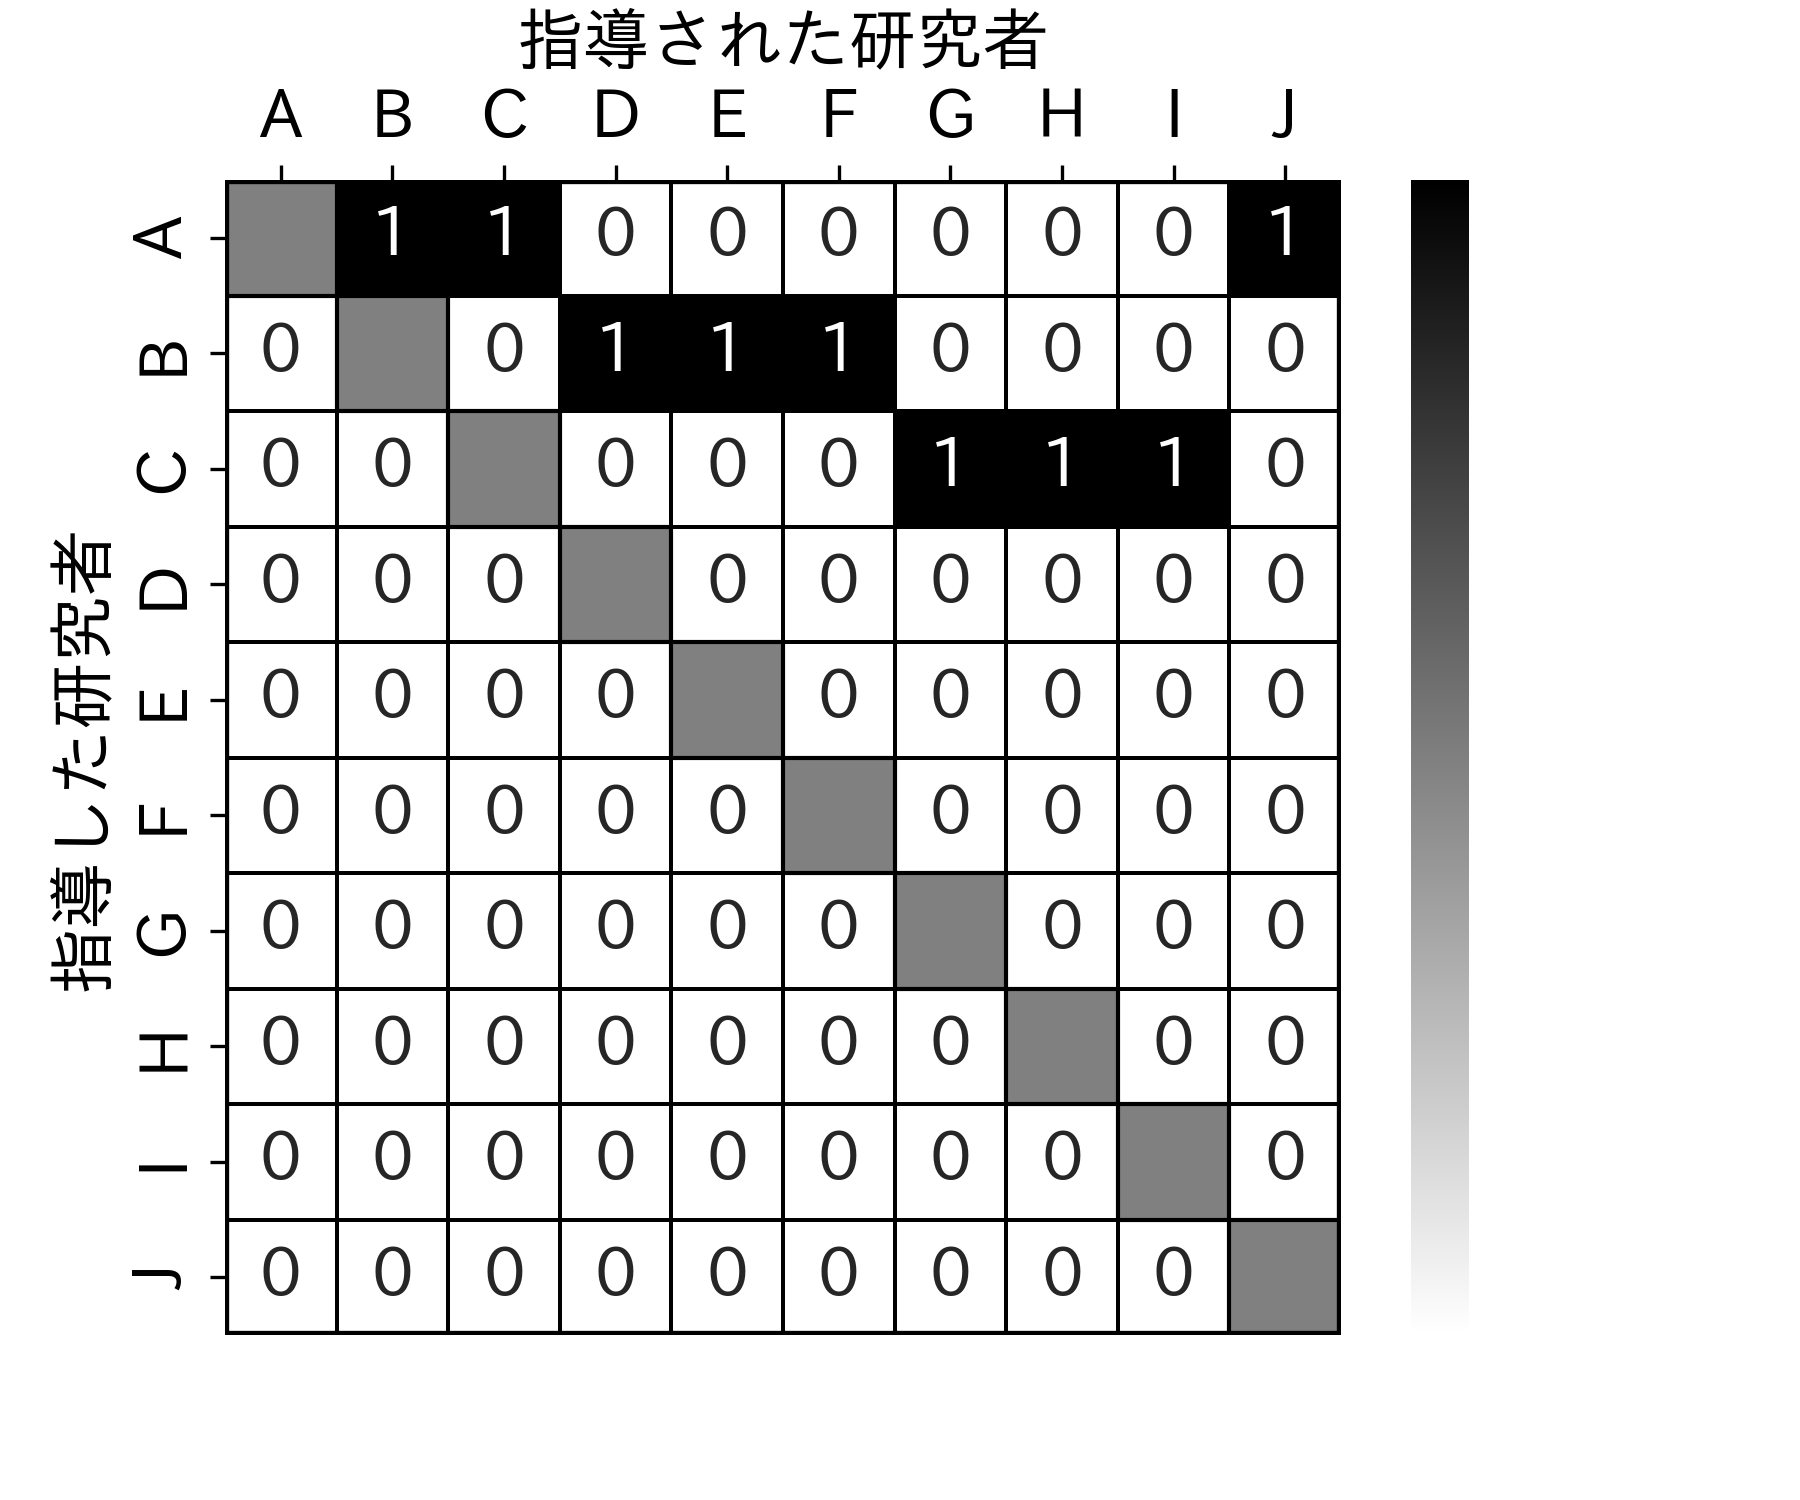

Source code (Python):
import matplotlib.pyplot as plt  # グラフ描画のためのMatplotlib
import seaborn as sns  # グラフ作成のためのSeaborn
import numpy as np  # 数値演算のためのNumPy
import pandas as pd  # データフレーム操作のためのPandas
import matplotlib.patches as patches  # 図形描画のためのMatplotlib
import japanize_matplotlib  # Matplotlibで日本語を表示するためのライブラリ

plt.rcParams["font.size"] = 16  # プロットのフォントサイズを16に設定


# 研究者リスト
researchers = ["A", "B", "C", "D", "E", "F", "G", "H", "I", "J"]

# 共著データ
collaboration = pd.DataFrame([
    [np.nan, 1, 1, 0, 0, 0, 0, 0, 0, 1],
    [0, np.nan, 0, 1, 1, 1, 0, 0, 0, 0],
    [0, 0, np.nan, 0, 0, 0, 1, 1, 1, 0],
    [0, 0, 0, np.nan, 0, 0, 0, 0, 0, 0],
    [0, 0, 0, 0, np.nan, 0, 0, 0, 0, 0],
    [0, 0, 0, 0, 0, np.nan, 0, 0, 0, 0],
    [0, 0, 0, 0, 0, 0, np.nan, 0, 0, 0],
    [0, 0, 0, 0, 0, 0, 0, np.nan, 0, 0],
    [0, 0, 0, 0, 0, 0, 0, 0, np.nan, 0],
    [0, 0, 0, 0, 0, 0, 0, 0, 0, np.nan],
], columns=researchers, index=researchers)


# ヒートマップの描画
fig, ax = plt.subplots(figsize=(6, 5))

ax = sns.heatmap(
    collaboration, annot=True, fmt=".0f", xticklabels=researchers,
    yticklabels=researchers, cmap='binary', cbar_kws={'ticks': []},
    linewidths=0.5, linecolor='black', ax=ax
)  # ヒートマップを描画

ax.xaxis.tick_top()  # x軸のラベルを上に表示"
ax.set_title("指導された研究者", fontsize=16)  # タイトルの追加
ax.set_ylabel("指導した研究者")  # y軸のラベル

# 対角線上のセルをグレーにする
for i in range(len(researchers)):
    ax.add_patch(patches.Rectangle((i, i), 1, 1, fill=True,
                 facecolor="gray", edgecolor='k'))

# 軸線の表示
ax.axhline(y=0, color='k', linewidth=2)
ax.axhline(y=collaboration.shape[1], color='k', linewidth=2)
ax.axvline(x=0, color='k', linewidth=2)
ax.axvline(x=collaboration.shape[0], color='k', linewidth=2)

plt.savefig("4_2_3_1_hierarchy_relation_heatmap.png", dpi=300)  # 画像の保存
plt.show()  # 画像の表示
